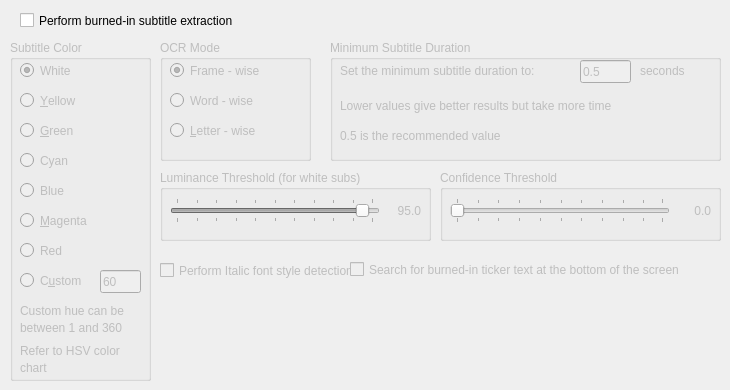
   <widget class="QWidget" name="tabHardsubx">
    <attribute name="title">
     <string>Burned-in</string>
    </attribute>
    <widget class="QCheckBox" name="cbHardsubx">
     <property name="geometry">
      <rect>
       <x>20</x>
       <y>10</y>
       <width>461</width>
       <height>21</height>
      </rect>
     </property>
     <property name="text">
      <string>Perform burned-in subtitle extraction</string>
     </property>
    </widget>
    <widget class="QGroupBox" name="gbSubColor">
     <property name="enabled">
      <bool>false</bool>
     </property>
     <property name="geometry">
      <rect>
       <x>10</x>
       <y>40</y>
       <width>141</width>
       <height>341</height>
      </rect>
     </property>
     <property name="title">
      <string>Subtitle Color</string>
     </property>
     <widget class="QRadioButton" name="rbSubColorWhite">
      <property name="enabled">
       <bool>false</bool>
      </property>
      <property name="geometry">
       <rect>
        <x>10</x>
        <y>20</y>
        <width>100</width>
        <height>21</height>
       </rect>
      </property>
      <property name="text">
       <string>White</string>
      </property>
      <property name="checked">
       <bool>true</bool>
      </property>
     </widget>
     <widget class="QRadioButton" name="rbSubColorYellow">
      <property name="geometry">
       <rect>
        <x>10</x>
        <y>50</y>
        <width>100</width>
        <height>21</height>
       </rect>
      </property>
      <property name="text">
       <string>&amp;Yellow</string>
      </property>
     </widget>
     <widget class="QRadioButton" name="rbSubColorGreen">
      <property name="geometry">
       <rect>
        <x>10</x>
        <y>80</y>
        <width>100</width>
        <height>21</height>
       </rect>
      </property>
      <property name="text">
       <string>&amp;Green</string>
      </property>
     </widget>
     <widget class="QRadioButton" name="rbSubColorCyan">
      <property name="geometry">
       <rect>
        <x>10</x>
        <y>110</y>
        <width>100</width>
        <height>21</height>
       </rect>
      </property>
      <property name="text">
       <string>Cyan</string>
      </property>
     </widget>
     <widget class="QRadioButton" name="rbSubColorBlue">
      <property name="geometry">
       <rect>
        <x>10</x>
        <y>140</y>
        <width>100</width>
        <height>21</height>
       </rect>
      </property>
      <property name="text">
       <string>Blue</string>
      </property>
     </widget>
     <widget class="QRadioButton" name="rbSubColorMagenta">
      <property name="geometry">
       <rect>
        <x>10</x>
        <y>170</y>
        <width>100</width>
        <height>21</height>
       </rect>
      </property>
      <property name="text">
       <string>&amp;Magenta</string>
      </property>
     </widget>
     <widget class="QRadioButton" name="rbSubColorRed">
      <property name="geometry">
       <rect>
        <x>10</x>
        <y>200</y>
        <width>100</width>
        <height>21</height>
       </rect>
      </property>
      <property name="text">
       <string>Red</string>
      </property>
     </widget>
     <widget class="QRadioButton" name="rbSubColorCustom">
      <property name="geometry">
       <rect>
        <x>10</x>
        <y>230</y>
        <width>100</width>
        <height>21</height>
       </rect>
      </property>
      <property name="text">
       <string>C&amp;ustom</string>
      </property>
     </widget>
     <widget class="QLineEdit" name="leSubColorCustom">
      <property name="geometry">
       <rect>
        <x>90</x>
        <y>230</y>
        <width>41</width>
        <height>23</height>
       </rect>
      </property>
      <property name="text">
       <string>60</string>
      </property>
     </widget>
     <widget class="QLabel" name="label_7">
      <property name="geometry">
       <rect>
        <x>10</x>
        <y>260</y>
        <width>121</width>
        <height>21</height>
       </rect>
      </property>
      <property name="text">
       <string>Custom hue can be</string>
      </property>
     </widget>
     <widget class="QLabel" name="label_8">
      <property name="geometry">
       <rect>
        <x>10</x>
        <y>280</y>
        <width>121</width>
        <height>16</height>
       </rect>
      </property>
      <property name="text">
       <string>between 1 and 360</string>
      </property>
     </widget>
     <widget class="QLabel" name="label_9">
      <property name="geometry">
       <rect>
        <x>10</x>
        <y>300</y>
        <width>121</width>
        <height>21</height>
       </rect>
      </property>
      <property name="text">
       <string>Refer to HSV color</string>
      </property>
     </widget>
     <widget class="QLabel" name="label_10">
      <property name="geometry">
       <rect>
        <x>10</x>
        <y>320</y>
        <width>59</width>
        <height>15</height>
       </rect>
      </property>
      <property name="text">
       <string>chart</string>
      </property>
     </widget>
    </widget>
    <widget class="QGroupBox" name="gbOcrMode">
     <property name="enabled">
      <bool>false</bool>
     </property>
     <property name="geometry">
      <rect>
       <x>160</x>
       <y>40</y>
       <width>151</width>
       <height>121</height>
      </rect>
     </property>
     <property name="title">
      <string>OCR Mode</string>
     </property>
     <widget class="QRadioButton" name="rbOcrModeFrame">
      <property name="geometry">
       <rect>
        <x>10</x>
        <y>20</y>
        <width>100</width>
        <height>21</height>
       </rect>
      </property>
      <property name="text">
       <string>Frame - wise</string>
      </property>
      <property name="checked">
       <bool>true</bool>
      </property>
     </widget>
     <widget class="QRadioButton" name="rbOcrModeWord">
      <property name="geometry">
       <rect>
        <x>10</x>
        <y>50</y>
        <width>100</width>
        <height>21</height>
       </rect>
      </property>
      <property name="text">
       <string>Word - wise</string>
      </property>
     </widget>
     <widget class="QRadioButton" name="rbOcrModeLetter">
      <property name="geometry">
       <rect>
        <x>10</x>
        <y>80</y>
        <width>100</width>
        <height>21</height>
       </rect>
      </property>
      <property name="text">
       <string>&amp;Letter - wise</string>
      </property>
     </widget>
    </widget>
    <widget class="QGroupBox" name="gbConfThresh">
     <property name="enabled">
      <bool>false</bool>
     </property>
     <property name="geometry">
      <rect>
       <x>440</x>
       <y>170</y>
       <width>281</width>
       <height>71</height>
      </rect>
     </property>
     <property name="title">
      <string>Confidence Threshold</string>
     </property>
     <widget class="QWidget" name="horizontalLayoutWidget_5">
      <property name="geometry">
       <rect>
        <x>10</x>
        <y>20</y>
        <width>261</width>
        <height>41</height>
       </rect>
      </property>
      <layout class="QHBoxLayout" name="horizontalLayout_16">
       <item>
        <widget class="QSlider" name="hsConfThresh">
         <property name="value">
          <number>0</number>
         </property>
         <property name="orientation">
          <enum>Qt::Horizontal</enum>
         </property>
         <property name="tickPosition">
          <enum>QSlider::TicksBothSides</enum>
         </property>
        </widget>
       </item>
       <item>
        <widget class="QLabel" name="labelConfThresh">
         <property name="sizePolicy">
          <sizepolicy hsizetype="Minimum" vsizetype="Preferred">
           <horstretch>0</horstretch>
           <verstretch>0</verstretch>
          </sizepolicy>
         </property>
         <property name="minimumSize">
          <size>
           <width>35</width>
           <height>0</height>
          </size>
         </property>
         <property name="text">
          <string>0.0</string>
         </property>
         <property name="alignment">
          <set>Qt::AlignRight|Qt::AlignTrailing|Qt::AlignVCenter</set>
         </property>
        </widget>
       </item>
      </layout>
     </widget>
    </widget>
    <widget class="QGroupBox" name="gbLumThresh">
     <property name="enabled">
      <bool>false</bool>
     </property>
     <property name="geometry">
      <rect>
       <x>160</x>
       <y>170</y>
       <width>271</width>
       <height>71</height>
      </rect>
     </property>
     <property name="title">
      <string>Luminance Threshold (for white subs)</string>
     </property>
     <widget class="QWidget" name="horizontalLayoutWidget">
      <property name="geometry">
       <rect>
        <x>10</x>
        <y>20</y>
        <width>251</width>
        <height>41</height>
       </rect>
      </property>
      <layout class="QHBoxLayout" name="horizontalLayout_14">
       <item>
        <widget class="QSlider" name="hsLumThresh">
         <property name="minimum">
          <number>0</number>
         </property>
         <property name="maximum">
          <number>100</number>
         </property>
         <property name="value">
          <number>95</number>
         </property>
         <property name="orientation">
          <enum>Qt::Horizontal</enum>
         </property>
         <property name="tickPosition">
          <enum>QSlider::TicksBothSides</enum>
         </property>
        </widget>
       </item>
       <item>
        <widget class="QLabel" name="labelLumThresh">
         <property name="sizePolicy">
          <sizepolicy hsizetype="Minimum" vsizetype="Preferred">
           <horstretch>0</horstretch>
           <verstretch>0</verstretch>
          </sizepolicy>
         </property>
         <property name="minimumSize">
          <size>
           <width>35</width>
           <height>0</height>
          </size>
         </property>
         <property name="text">
          <string>95.0</string>
         </property>
         <property name="alignment">
          <set>Qt::AlignRight|Qt::AlignTrailing|Qt::AlignVCenter</set>
         </property>
        </widget>
       </item>
      </layout>
     </widget>
    </widget>
    <widget class="QCheckBox" name="cbEnableItalicDetection">
     <property name="enabled">
      <bool>false</bool>
     </property>
     <property name="geometry">
      <rect>
       <x>160</x>
       <y>260</y>
       <width>231</width>
       <height>21</height>
      </rect>
     </property>
     <property name="text">
      <string>Perform Italic font style detection</string>
     </property>
    </widget>
    <widget class="QGroupBox" name="gbMinSubDuration">
     <property name="enabled">
      <bool>false</bool>
     </property>
     <property name="geometry">
      <rect>
       <x>330</x>
       <y>40</y>
       <width>391</width>
       <height>121</height>
      </rect>
     </property>
     <property name="title">
      <string>Minimum Subtitle Duration</string>
     </property>
     <widget class="QLineEdit" name="leMinSubDuration">
      <property name="geometry">
       <rect>
        <x>250</x>
        <y>20</y>
        <width>51</width>
        <height>23</height>
       </rect>
      </property>
      <property name="text">
       <string>0.5</string>
      </property>
     </widget>
     <widget class="QLabel" name="label_3">
      <property name="geometry">
       <rect>
        <x>10</x>
        <y>20</y>
        <width>251</width>
        <height>21</height>
       </rect>
      </property>
      <property name="text">
       <string>Set the minimum subtitle duration to:</string>
      </property>
     </widget>
     <widget class="QLabel" name="label_4">
      <property name="geometry">
       <rect>
        <x>10</x>
        <y>55</y>
        <width>341</width>
        <height>21</height>
       </rect>
      </property>
      <property name="text">
       <string>Lower values give better results but take more time</string>
      </property>
     </widget>
     <widget class="QLabel" name="label_5">
      <property name="geometry">
       <rect>
        <x>10</x>
        <y>85</y>
        <width>251</width>
        <height>21</height>
       </rect>
      </property>
      <property name="text">
       <string>0.5 is the recommended value</string>
      </property>
     </widget>
     <widget class="QLabel" name="label_6">
      <property name="geometry">
       <rect>
        <x>310</x>
        <y>20</y>
        <width>61</width>
        <height>21</height>
       </rect>
      </property>
      <property name="text">
       <string>seconds</string>
      </property>
     </widget>
    </widget>
    <widget class="QCheckBox" name="hsTicker">
     <property name="enabled">
      <bool>false</bool>
     </property>
     <property name="geometry">
      <rect>
       <x>350</x>
       <y>260</y>
       <width>371</width>
       <height>19</height>
      </rect>
     </property>
     <property name="text">
      <string>Search for burned-in ticker text at the bottom of the screen</string>
     </property>
    </widget>
   </widget>
